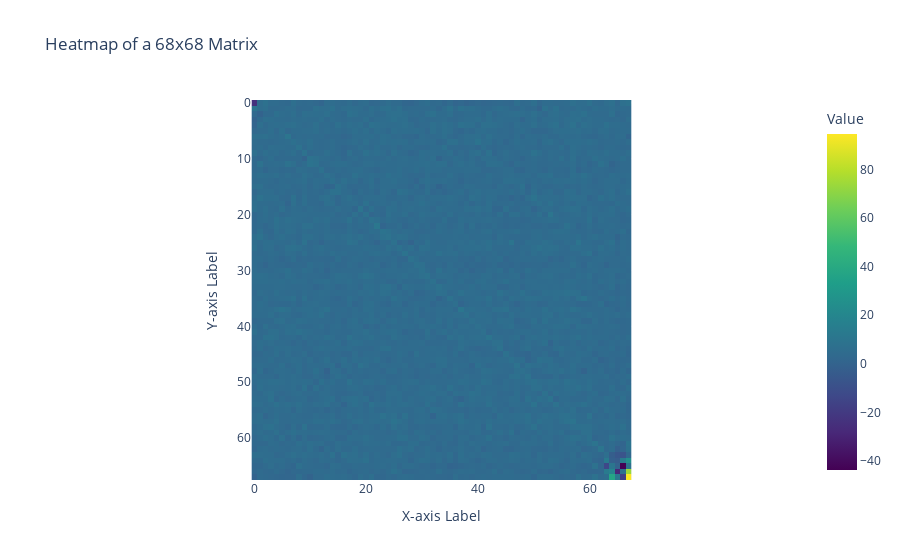

Source (notebook cell):
### Code cell
idx = 0

fig = px.imshow(
    new_samples[idx],
    color_continuous_scale="Viridis",  # You can use other color scales like "Cividis", "Plasma", etc.
    labels={"x": "X-axis Label", "y": "Y-axis Label", "color": "Value"},
    title="Heatmap of a 68x68 Matrix",
)

# Show the heatmap
fig.show()

### Figure 1 — Plotly figure (JSON) as saved in the notebook; plotly's stock layout.template omitted (floating-point values rounded to 4 significant figures; data arrays with more than 128 entries replaced by an {"elided": "..."} marker saying what was removed)
{"data": [{"coloraxis": "coloraxis", "hovertemplate": "X-axis Label: %{x}<br>Y-axis Label: %{y}<br>Value: %{z}<extra></extra>", "name": "0", "type": "heatmap", "xaxis": "x", "yaxis": "y", "z": {"elided": "68x68 float values"}}], "layout": {"coloraxis": {"colorbar": {"title": {"text": "Value"}}, "colorscale": [[0, "#440154"], [0.1111, "#482878"], [0.2222, "#3e4989"], [0.3333, "#31688e"], [0.4444, "#26828e"], [0.5556, "#1f9e89"], [0.6667, "#35b779"], [0.7778, "#6ece58"], [0.8889, "#b5de2b"], [1, "#fde725"]]}, "title": {"text": "Heatmap of a 68x68 Matrix"}, "xaxis": {"anchor": "y", "constrain": "domain", "domain": [0, 1], "scaleanchor": "y", "title": {"text": "X-axis Label"}}, "yaxis": {"anchor": "x", "autorange": "reversed", "constrain": "domain", "domain": [0, 1], "title": {"text": "Y-axis Label"}}}}
